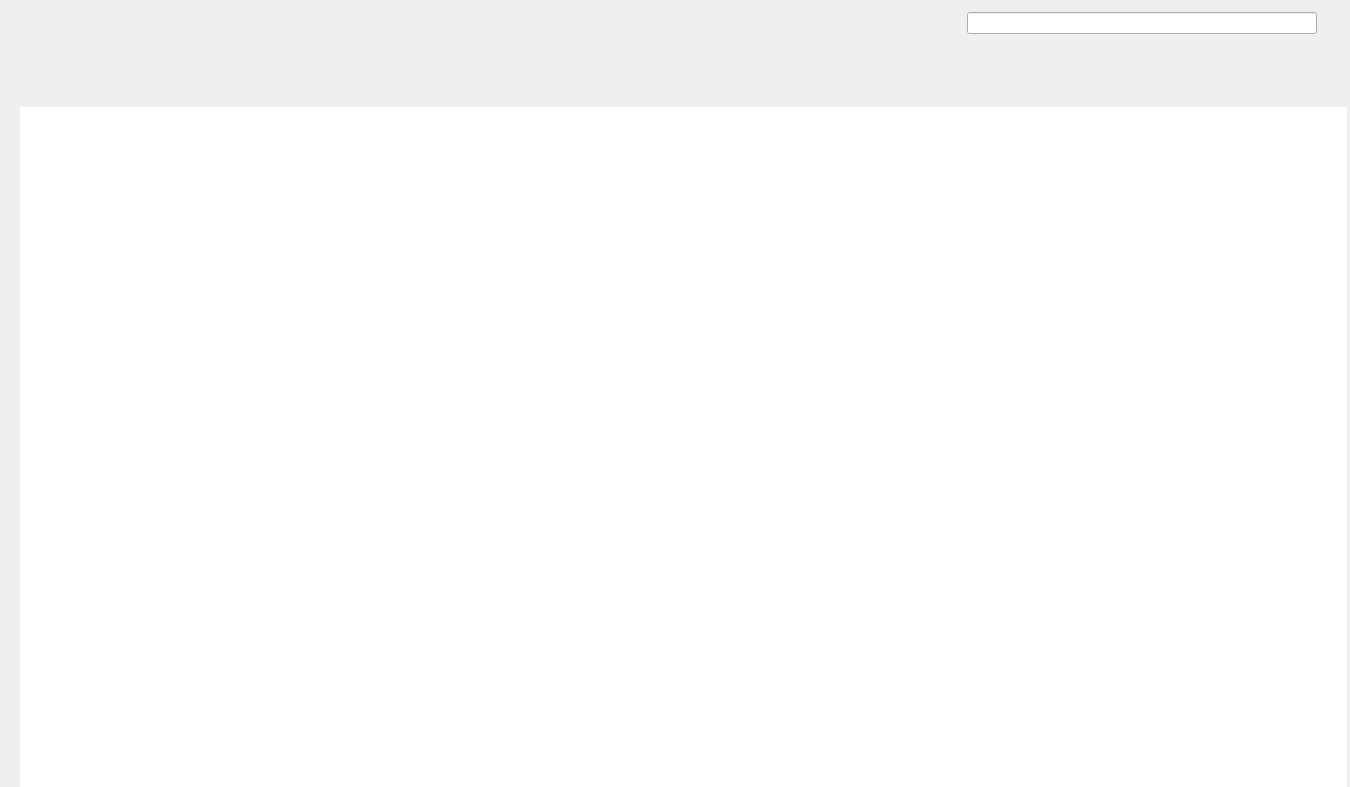
<?xml version="1.0" encoding="UTF-8"?>
<ui version="4.0">
 <class>HomePageWidget</class>
 <widget class="QWidget" name="HomePageWidget">
  <property name="geometry">
   <rect>
    <x>0</x>
    <y>0</y>
    <width>1350</width>
    <height>787</height>
   </rect>
  </property>
  <property name="windowTitle">
   <string>Form</string>
  </property>
  <layout class="QVBoxLayout" name="verticalLayout">
   <property name="spacing">
    <number>0</number>
   </property>
   <property name="leftMargin">
    <number>0</number>
   </property>
   <property name="topMargin">
    <number>0</number>
   </property>
   <property name="rightMargin">
    <number>3</number>
   </property>
   <property name="bottomMargin">
    <number>0</number>
   </property>
   <item>
    <widget class="QWidget" name="selectSearchBox" native="true">
     <property name="maximumSize">
      <size>
       <width>16777215</width>
       <height>107</height>
      </size>
     </property>
     <property name="styleSheet">
      <string notr="true"/>
     </property>
     <layout class="QHBoxLayout" name="horizontalLayout">
      <property name="spacing">
       <number>0</number>
      </property>
      <property name="leftMargin">
       <number>0</number>
      </property>
      <property name="topMargin">
       <number>0</number>
      </property>
      <property name="rightMargin">
       <number>30</number>
      </property>
      <property name="bottomMargin">
       <number>0</number>
      </property>
      <item>
       <widget class="QWidget" name="selectBox" native="true">
        <property name="styleSheet">
         <string notr="true">QPushButton{
     font-family : 微软雅黑;   /*设置字体*/
     font-size : 16px;
     border : none;   /*去除边框*/
     border-radius : 13px;/*设置圆角半径*/
}</string>
        </property>
        <layout class="QVBoxLayout" name="verticalLayout_2">
         <property name="spacing">
          <number>0</number>
         </property>
         <property name="leftMargin">
          <number>0</number>
         </property>
         <property name="topMargin">
          <number>0</number>
         </property>
         <property name="rightMargin">
          <number>0</number>
         </property>
         <property name="bottomMargin">
          <number>0</number>
         </property>
         <item>
          <widget class="QWidget" name="classifys" native="true">
           <property name="styleSheet">
            <string notr="true">QPushButton{
    font-weight : bold; /*字体加粗*/
}</string>
           </property>
           <layout class="QHBoxLayout" name="horizontalLayout_2">
            <property name="spacing">
             <number>0</number>
            </property>
            <property name="leftMargin">
             <number>0</number>
            </property>
            <property name="topMargin">
             <number>0</number>
            </property>
            <property name="rightMargin">
             <number>0</number>
            </property>
            <property name="bottomMargin">
             <number>0</number>
            </property>
            <item>
             <layout class="QHBoxLayout" name="classifyHLayout"/>
            </item>
            <item>
             <spacer name="horizontalSpacer">
              <property name="orientation">
               <enum>Qt::Orientation::Horizontal</enum>
              </property>
              <property name="sizeHint" stdset="0">
               <size>
                <width>965</width>
                <height>20</height>
               </size>
              </property>
             </spacer>
            </item>
           </layout>
          </widget>
         </item>
         <item>
          <widget class="QWidget" name="labels" native="true">
           <property name="minimumSize">
            <size>
             <width>0</width>
             <height>0</height>
            </size>
           </property>
           <property name="styleSheet">
            <string notr="true"/>
           </property>
           <layout class="QHBoxLayout" name="horizontalLayout_3">
            <property name="spacing">
             <number>0</number>
            </property>
            <property name="leftMargin">
             <number>0</number>
            </property>
            <property name="topMargin">
             <number>0</number>
            </property>
            <property name="rightMargin">
             <number>0</number>
            </property>
            <property name="bottomMargin">
             <number>0</number>
            </property>
            <item>
             <layout class="QHBoxLayout" name="labelHLayout"/>
            </item>
            <item>
             <spacer name="horizontalSpacer_2">
              <property name="orientation">
               <enum>Qt::Orientation::Horizontal</enum>
              </property>
              <property name="sizeHint" stdset="0">
               <size>
                <width>965</width>
                <height>20</height>
               </size>
              </property>
             </spacer>
            </item>
           </layout>
          </widget>
         </item>
        </layout>
       </widget>
      </item>
      <item>
       <widget class="QWidget" name="searchBox" native="true">
        <property name="minimumSize">
         <size>
          <width>350</width>
          <height>0</height>
         </size>
        </property>
        <property name="maximumSize">
         <size>
          <width>350</width>
          <height>16777215</height>
         </size>
        </property>
        <property name="styleSheet">
         <string notr="true"/>
        </property>
        <layout class="QVBoxLayout" name="verticalLayout_3">
         <property name="spacing">
          <number>0</number>
         </property>
         <property name="leftMargin">
          <number>0</number>
         </property>
         <property name="topMargin">
          <number>12</number>
         </property>
         <property name="rightMargin">
          <number>0</number>
         </property>
         <property name="bottomMargin">
          <number>0</number>
         </property>
         <item>
          <widget class="SearchLineEdit" name="search"/>
         </item>
         <item>
          <spacer name="verticalSpacer">
           <property name="orientation">
            <enum>Qt::Orientation::Vertical</enum>
           </property>
           <property name="sizeHint" stdset="0">
            <size>
             <width>20</width>
             <height>71</height>
            </size>
           </property>
          </spacer>
         </item>
        </layout>
       </widget>
      </item>
     </layout>
    </widget>
   </item>
   <item>
    <widget class="QWidget" name="videoBox" native="true">
     <property name="styleSheet">
      <string notr="true"/>
     </property>
     <layout class="QVBoxLayout" name="verticalLayout_4">
      <property name="spacing">
       <number>0</number>
      </property>
      <property name="leftMargin">
       <number>20</number>
      </property>
      <property name="topMargin">
       <number>0</number>
      </property>
      <property name="rightMargin">
       <number>0</number>
      </property>
      <property name="bottomMargin">
       <number>0</number>
      </property>
      <item>
       <widget class="QScrollArea" name="videoScroll">
        <property name="styleSheet">
         <string notr="true">#videoScroll
{
     border : none;
}

/*QScrollBar:vertical 是一个子控件选择器，用于选择垂直方向的整个滚动条，包括：滑块(handle)、上下箭头按钮， 滚动轨道*/
QScrollBar:vertical{
    border : none;
    background-color : #FFFFFF;
    width : 10px;
}

QScrollBar::handle:vertical
{
    border : none;
    border-radius : 5px;
    background-color : #E8E8E8;
    min-height : 134px;
}

QScrollBar::up-arrow:vertical, QScrollBar::down-arrow:vertical
{
     border : none;
     width : 0px;
     height : 0px;
}


</string>
        </property>
        <property name="horizontalScrollBarPolicy">
         <enum>Qt::ScrollBarPolicy::ScrollBarAlwaysOff</enum>
        </property>
        <property name="widgetResizable">
         <bool>true</bool>
        </property>
        <widget class="QWidget" name="scrollAreaWidgetContents">
         <property name="geometry">
          <rect>
           <x>0</x>
           <y>0</y>
           <width>1327</width>
           <height>680</height>
          </rect>
         </property>
         <property name="styleSheet">
          <string notr="true">#scrollAreaWidgetContents{
    background-color : #FFFFFF;
}</string>
         </property>
         <layout class="QVBoxLayout" name="verticalLayout_5">
          <property name="spacing">
           <number>20</number>
          </property>
          <property name="leftMargin">
           <number>0</number>
          </property>
          <property name="topMargin">
           <number>0</number>
          </property>
          <property name="rightMargin">
           <number>30</number>
          </property>
          <property name="bottomMargin">
           <number>0</number>
          </property>
          <item>
           <layout class="QGridLayout" name="videoGLayout"/>
          </item>
         </layout>
        </widget>
       </widget>
      </item>
     </layout>
    </widget>
   </item>
  </layout>
 </widget>
 <customwidgets>
  <customwidget>
   <class>SearchLineEdit</class>
   <extends>QLineEdit</extends>
   <header location="global">searchlineedit.h</header>
  </customwidget>
 </customwidgets>
 <resources/>
 <connections/>
</ui>
